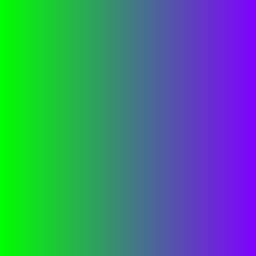
#> input picture results/original.png, 256 x 256 px
$ python main.py --image ../results/original.png
#> lines starting #> are read from the running program, lines starting #| are printed output that depends on the picture
#> in main, img is the input picture: shape (256, 256, 3); mean B, G, R 127.5, 127.5, 63.5
import argparse
import os
from pathlib import Path

import cv2
import numpy as np
import matplotlib.pyplot as plt


def create_sample_image(width=256, height=256):
    img = np.zeros((height, width, 3), dtype=np.uint8)
    for i in range(height):
        img[i, :, 0] = np.linspace(0, 255, width, dtype=np.uint8)
        img[i, :, 1] = 255 - img[i, :, 0]
        img[i, :, 2] = (img[i, :, 0] // 2)
    return img


def ensure_dir(path: Path):
    if not path.exists():
        path.mkdir(parents=True, exist_ok=True)


def process_image(img):
    gray = cv2.cvtColor(img, cv2.COLOR_BGR2GRAY)
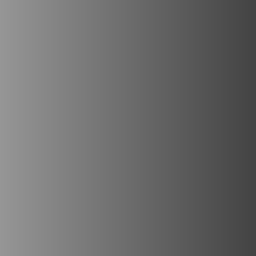
#> gray: shape (256, 256); min 67, max 150, mean 108.4
    edges = cv2.Canny(gray, 100, 200)
#> edges: shape (256, 256); every value is 0
    return gray, edges


def save_results(out_dir: Path, original, gray, edges):
    ensure_dir(out_dir)
    orig_path = out_dir / "original.png"
    gray_path = out_dir / "gray.png"
    edges_path = out_dir / "edges.png"
    cv2.imwrite(str(orig_path), original)
    cv2.imwrite(str(gray_path), gray)
    cv2.imwrite(str(edges_path), edges)

    # also save a matplotlib figure
    fig_path = out_dir / "comparison.png"
    plt.figure(figsize=(8, 4))
    plt.subplot(1, 3, 1); plt.title('Original'); plt.axis('off'); plt.imshow(cv2.cvtColor(original, cv2.COLOR_BGR2RGB))
    plt.subplot(1, 3, 2); plt.title('Gray'); plt.axis('off'); plt.imshow(gray, cmap='gray')
    plt.subplot(1, 3, 3); plt.title('Edges'); plt.axis('off'); plt.imshow(edges, cmap='gray')
    plt.tight_layout()
    plt.savefig(str(fig_path), dpi=150)
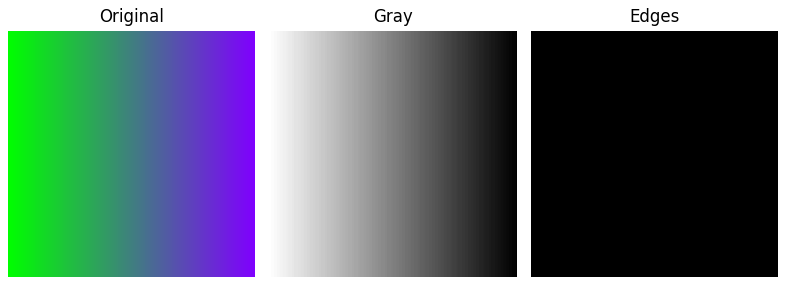
#> figure drawn by matplotlib, 3 panels
    plt.close()

    return orig_path, gray_path, edges_path, fig_path


def main():
    parser = argparse.ArgumentParser(description='Simple OpenCV test script')
    parser.add_argument('--image', help='Path to input image (optional)')
    parser.add_argument('--out', help='Output folder', default='results')
    args = parser.parse_args()

    out_dir = Path(args.out)
    ensure_dir(out_dir)

    if args.image and Path(args.image).exists():
        img = cv2.imread(args.image)
        if img is None:
            print('Gagal membaca gambar, membuat contoh sintetik.')
            img = create_sample_image()
    else:
        print('Tidak ada gambar diberikan; membuat contoh citra sintetik.')
        img = create_sample_image()

    gray, edges = process_image(img)
    saved = save_results(out_dir, img, gray, edges)
    print('Hasil tersimpan di:', saved[0].parent)
#| Hasil tersimpan di: results


if __name__ == '__main__':
    main()
